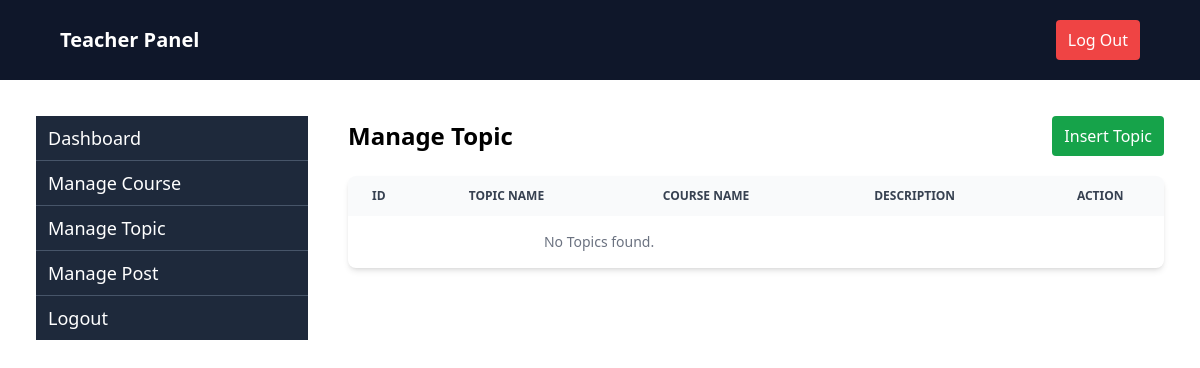
/manageTeacherTopic (signed in), run on an earlier commit of the app's database.
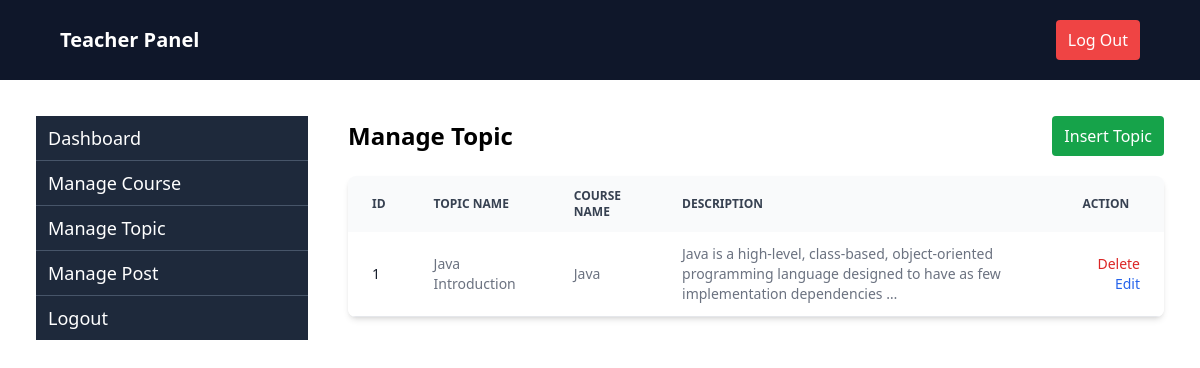
And on a later commit of the database.
### tutorial/models.py (models this page shows, shortened)
class Topic(models.Model):
    course = models.ForeignKey(Course, on_delete=models.CASCADE, null=True, blank=True, related_name='topics')
    slug = models.SlugField(blank=True, null=True)
    topic_name = models.CharField(max_length=200)
    description = models.TextField()

class Course(models.Model):
    name = models.CharField(max_length=200)
    slug = models.SlugField(blank=True, null=True)
    description = models.TextField(blank=True, null=True)
    image = models.ImageField(upload_to="media/", blank=True, null=True)
    created_at = models.DateTimeField(auto_now_add=True)
    user = models.ForeignKey(User, on_delete=models.CASCADE, null=True, blank=True)

### tutorial/teacher_views.py (the view)
# urls.py: path('manageTeacherTopic', manageTeacherTopic, name='manageTeacherTopic'),
@login_required
def manageTeacherTopic(request):
    topics = Topic.objects.select_related('course').filter(course__user = request.user)
    return render(request, 'teacher/manageTeacherTopic.html', {'topics':topics})

### tutorial/templates/teacher/manageTeacherTopic.html
{% extends "teacher/teacherbase.html" %}
{% block content %}
<div class="flex flex-1 justify-between items-center">
    <h2 class="text-2xl font-semibold ">Manage Topic </h2>
    <a href="{% url 'insertTeacherTopic' %}" class="text-white bg-green-600 px-3 py-2 rounded">Insert Topic</a>
</div>
<div class="relative overflow-x-auto shadow-md sm:rounded-lg mt-5">
    <table class="w-full text-sm text-left rtl:text-right text-gray-500 dark:text-gray-400">
        <thead class="text-xs text-gray-700 uppercase bg-gray-50 dark:bg-gray-700 dark:text-gray-400">
            <tr>
                <th scope="col" class="px-6 py-3">
                    Id
                </th>
                <th scope="col" class="px-6 py-3">Topic Name</th>
                <th scope="col" class="px-6 py-3">Course Name</th>
                <th scope="col" class="px-6 py-3">Description</th>
                <th scope="col" class="px-6 py-3 text-right pr-[5%]">
                    Action
                </th>
            </tr>
        </thead>
        <tbody>
            {% for topic in topics %}
            <tr class="bg-white border-b dark:bg-gray-800 dark:border-gray-700 hover:bg-gray-50 dark:hover:bg-gray-600">
                <th scope="row" class="px-6 py-3 font-medium text-gray-900 whitespace-nowrap dark:text-white">
                    {{ topic.id }}
                </th>
                <td class="px-6 py-3 text-sm">{{topic.topic_name}}</td>
                <td class="px-6 py-3 text-sm">{{topic.course.name}}</td>
                <td class="px-6 py-3 text-sm ">{{ topic.description|truncatewords:15}}</td>
                <td class="px-6 py-3 text-right space-x-4">
                    <a href="{% url 'deleteTeacherTopic' topic.id %}"
                        class="font-medium text-red-600 dark:text-red-500 hover:underline">Delete</a>
                    <a href="{% url 'editTeacherTopic' topic.id %}"
                        class="font-medium text-blue-600 dark:text-blue-500 hover:underline">Edit</a>
                </td>
            </tr>
            {% empty %}
            <tr>
                <td colspan="3" class="px-6 py-4 text-center text-gray-500 dark:text-gray-400">
                    No Topics found.
                </td>
            </tr>
            {% endfor %}
        </tbody>
    </table>
</div>
{% endblock %}

What changed in the data, as far as the page shows it:
added Topic: id "1", topic_name "Java Introduction", course.name "Java", description "Java is a high-level, class-based, object-oriented programming language designed to have as few implementation dependencies …"
Also different on the page:
text no longer shown: "No Topics found."
